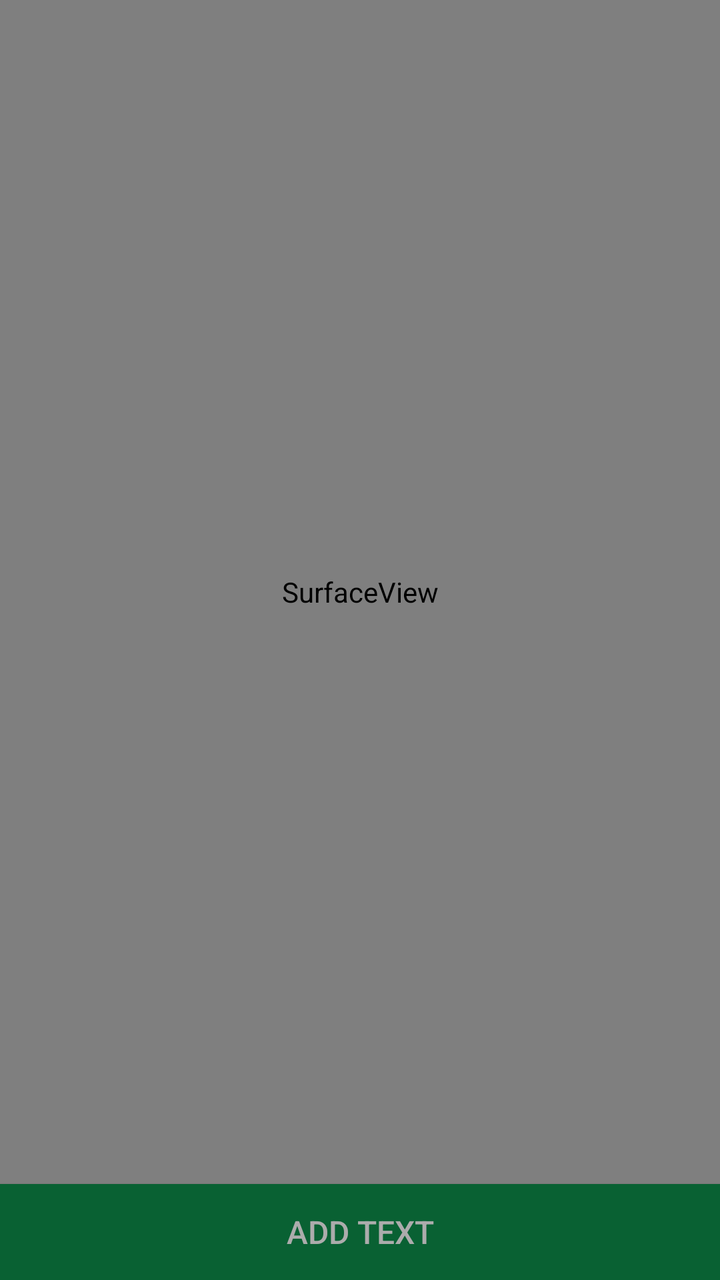
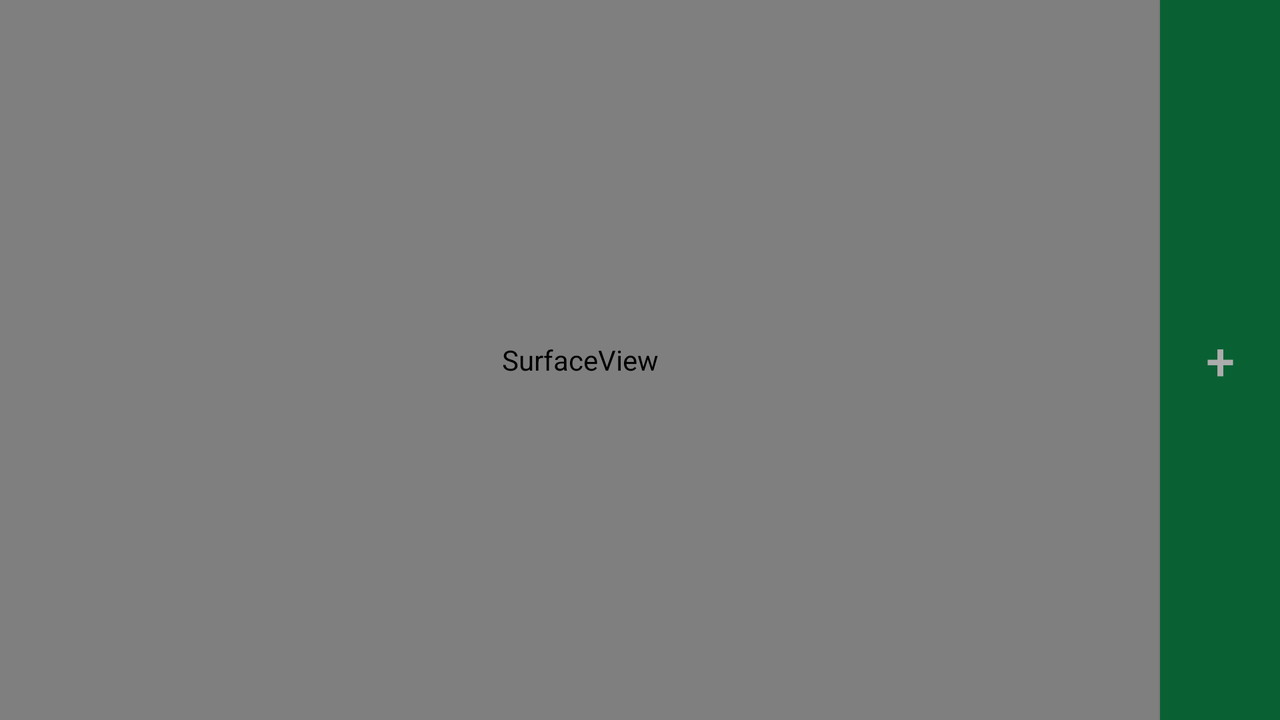

The same Android screen from two of the app's own layout files: first res/layout/ as a phone draws it, then the repository's variant for another configuration, drawn on a device whose configuration selects that folder. Both files follow.
<!-- AndroidManifest.xml: application theme AppTheme -->
<!-- res/layout/activity_main.xml -->
<?xml version="1.0" encoding="utf-8"?>
<LinearLayout xmlns:android="http://schemas.android.com/apk/res/android"
    xmlns:tools="http://schemas.android.com/tools"
    android:layout_width="match_parent"
    android:layout_height="match_parent"
    android:orientation="vertical"
    tools:context="tk.ksfdev.textscan.MainActivity">

    <FrameLayout
        android:layout_width="match_parent"
        android:layout_height="0dp"
        android:layout_weight="1"
        android:background="@color/main_background"
        >


        <SurfaceView
            android:id="@+id/surfaceView"
            android:layout_width="match_parent"
            android:layout_height="match_parent" />

        <TextView
            android:id="@+id/textViewResultTemp"
            android:layout_width="match_parent"
            android:layout_height="wrap_content"
            android:layout_margin="8dp"
            android:layout_gravity="bottom"
            android:gravity="bottom|center_horizontal"
            android:textSize="18sp"
            android:textColor="@color/main_text_color"
            android:scrollbars="vertical"
            android:maxLines="100"



            android:autoSizeTextType="uniform"
            android:autoSizeMaxTextSize="20sp"
            />


    </FrameLayout>


    <Button
        android:id="@+id/buttonAddText"
        android:layout_width="match_parent"
        android:layout_height="wrap_content"
        android:text="Add text"
        android:textSize="16sp"
        android:textColor="@color/main_add_text_button_text"
        android:background="@color/main_add_text_button_background"
        />

</LinearLayout>
<!-- resources referenced by this layout -->
<resources>
  <color name="main_add_text_button_background">#096133</color>
  <color name="main_add_text_button_text">#acacac</color>
  <color name="main_background">#b3b3b3</color>
  <color name="main_text_color">#bebebe</color>
  <style name="AppTheme" parent="Theme.AppCompat.Light.DarkActionBar">
          <item name="colorPrimary">@color/colorPrimary</item>
          <item name="colorPrimaryDark">@color/colorPrimaryDark</item>
          <item name="colorAccent">@color/colorAccent</item>
          <item name="android:windowActionBarOverlay">true</item>
      </style>
  <color name="colorPrimary">#0b8043</color>
  <color name="colorPrimaryDark">#096133</color>
  <color name="colorAccent">#0f9d58</color>
</resources>
<!-- res/layout-land/activity_main.xml (the repository's variant of the layout above) -->
<!-- drawn on the phone turned sideways -->
<?xml version="1.0" encoding="utf-8"?>
<LinearLayout xmlns:android="http://schemas.android.com/apk/res/android"
    xmlns:tools="http://schemas.android.com/tools"
    android:layout_width="match_parent"
    android:layout_height="match_parent"
    android:orientation="horizontal"
    tools:context="tk.ksfdev.textscan.MainActivity"
    android:background="@color/main_background">

    <FrameLayout
        android:layout_height="match_parent"
        android:layout_width="0dp"
        android:layout_weight="1"
        >


        <SurfaceView
            android:id="@+id/surfaceView"
            android:layout_width="match_parent"
            android:layout_height="match_parent" />

        <TextView
            android:id="@+id/textViewResultTemp"
            android:layout_width="match_parent"
            android:layout_height="wrap_content"
            android:layout_margin="8dp"
            android:layout_gravity="bottom"
            android:gravity="bottom|center_horizontal"
            android:textSize="18sp"
            android:textColor="@color/main_text_color"
            android:scrollbars="vertical"
            android:maxLines="100"


            android:autoSizeTextType="uniform"
            android:autoSizeMaxTextSize="20sp"
            />

    </FrameLayout>


    <Button
        android:id="@+id/buttonAddText"
        android:layout_width="60dp"
        android:layout_height="match_parent"
        android:layout_marginTop="0dp"
        android:text="+"
        android:textSize="26sp"
        android:textColor="@color/main_add_text_button_text"
        android:background="@color/main_add_text_button_background"
        />

</LinearLayout>
